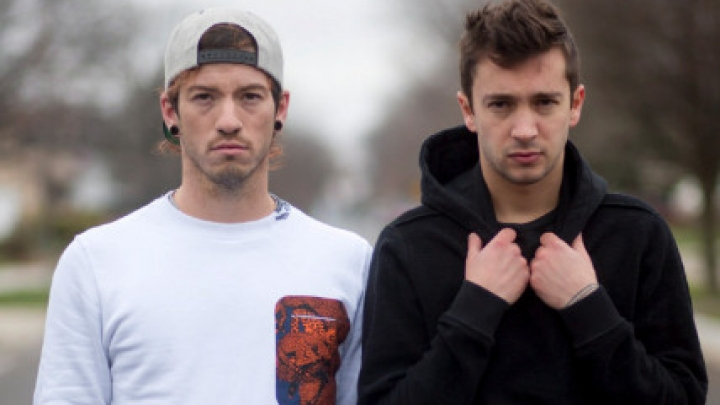
#> input picture input_faces/TOP.jpg, 720 x 405 px, found by its file name; its folder holds only this picture in this run
$ python extrac_faces.py
#> lines starting #> are read from the running program, lines starting #| are printed output that depends on the picture
#Importamos las librerias que usaremos
import cv2      #Libreria para la vision artificial
import os       #Realiza operaciones dependientes del Sistema Operativo

#Ruta donde se van a extraer las imagenes
rutaImagenes = "C:/Users/Uriel Martinez/Desktop/Uriel Martinez/Personal/Programacion/Python/Rec_facial/input_faces"

#Si no existe la carpeta entonces se va a crear
if not os.path.exists("faces"):
    os.mkdir("faces")
    print("[+]Nueva carpeta")

#Detector facial
faceClassif=cv2.CascadeClassifier(cv2.data.haarcascades + "haarcascade_frontalface_default.xml")

#Contador para guardar los rostros extraidos
count=0

#Leer cada una de las imagenes de la carpeta
for name_imagen in os.listdir(rutaImagenes):
    print(name_imagen)                                      #Imprimira el nombre de cada imagen
    imagen=cv2.imread(rutaImagenes + "/" + name_imagen)     #Ruta donde sacara la imagen
#> imagen is the input picture: shape (405, 720, 3); mean B, G, R 116, 115.1, 123.3
    faces=faceClassif.detectMultiScale(imagen,1.1,5)        #Detecta los rostros
#> faces = [[457, 55, 131, 131], [164, 48, 130, 130]]
    for(x,y,w,h) in faces:                                  #Obtenemos 4 medidas repecto la imagen
        #cv2.rectangle(imagen,(x,y),(x+w,y+h),(0,255,0),2)  #Visualizamos que ha haya detectado el rostro
        face=imagen[y:y + h, x:x + w]                       #Tomamos el rostro que nos dio en base en ancho y alto
        face=cv2.resize(face,(200,200))                     #Redimencinamos la imagen en 200 px
        cv2.imwrite("faces/" + str(count) + ".jpg", face)   #Guardamos el rostro en la carperta 'faces'
        count+=1
#> this loop made 2 passes
#> (x, y, w, h, count) on passes 1 to 2: (457, 55, 131, 131, 1), (164, 48, 130, 130, 2)
#> pass 1, `face=imagen[y:y + h, x:x + w]`:
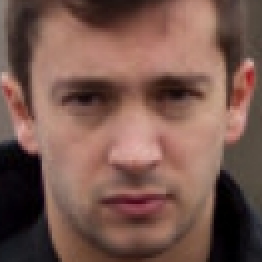
#> face: shape (131, 131, 3) (shown 2 times larger); mean B, G, R 78.2, 87.9, 120.9
#> pass 2, `face=imagen[y:y + h, x:x + w]`:
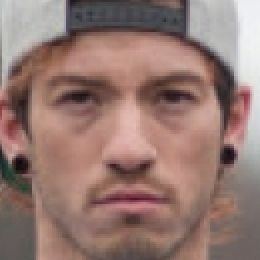
#> face: shape (130, 130, 3) (shown 2 times larger); mean B, G, R 113.9, 120.8, 149.2
#> after the loop, count = 2

        #cv2.imshow("Faces", imagen)
        #cv2.waitKey(0)

    #1er arg = nombre de la ventana
    #2do arg = ruta de la imagen
    #cv2.imshow("Imagen", imagen)                        #Mostrara la imagen que se guardo

    #Con 0 la espera es indefinida hasta el teclado
    #cv2.waitKey(0)                                      #Espera en milisegundo
#cv2.destroyAllWindows()                                 #Destruye las ventanas que se crearon

$ run again, on input_faces/Uriel.jpeg
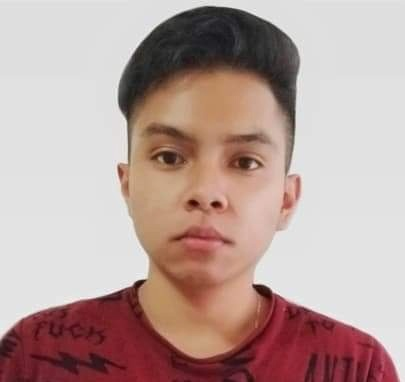
#> input picture input_faces/Uriel.jpeg, 405 x 382 px, found by its file name
#> imagen is the input picture: shape (382, 405, 3); mean B, G, R 156.1, 160.9, 185
#> faces = [[104, 78, 206, 206]]
#> the loop `for(x,y,w,h) in faces:` made 1 pass
#> (x, y, w, h, count) on pass 1: (104, 78, 206, 206, 1)
#> pass 1, `face=imagen[y:y + h, x:x + w]`:
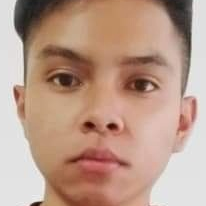
#> face: shape (206, 206, 3); mean B, G, R 137.9, 154.7, 186.8
#> after the loop `for(x,y,w,h) in faces:`: count = 1
